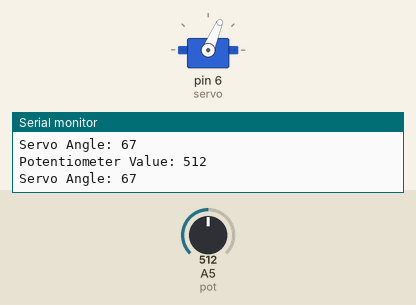
Recording of a sketch running on a simulated Arduino Uno, built with avr-gcc and run on an emulated ATmega328P. Parts: servo, the last lines printed to the serial monitor. Inputs (shaded band) come from the test bench; at power-on: A5 (pot) = 512.

Above: at 1.3 s.
1.4 s: A5 (pot) set to 716
At 2.5 s:
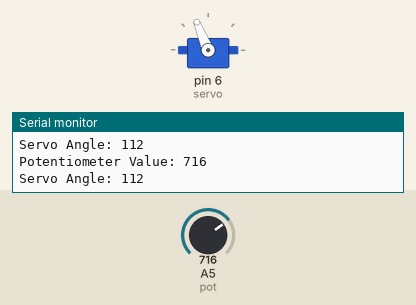
3.0 s: A5 (pot) set to 900
At 3.7 s:
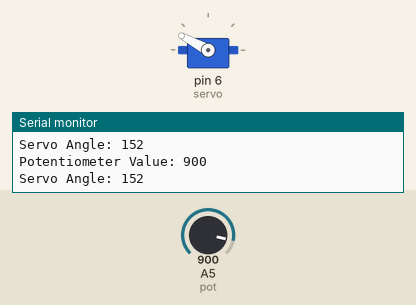
4.5 s: A5 (pot) set to 1023
At 5.0 s:
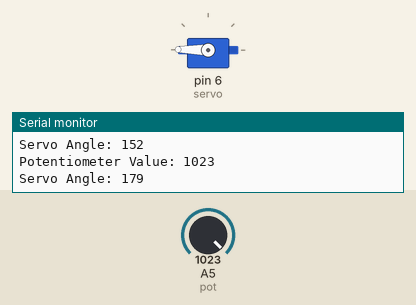
6.0 s: A5 (pot) set to 306
At 7.2 s:
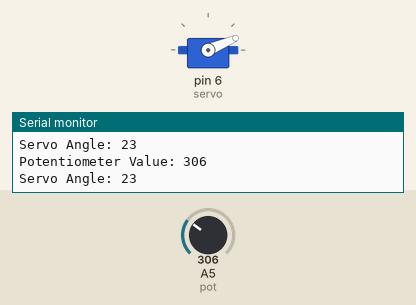
7.5 s: A5 (pot) set to 122
At 8.6 s:
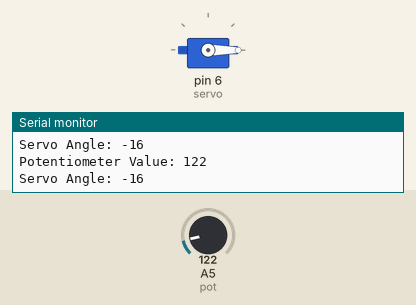
9.0 s: A5 (pot) set to 511
At 9.9 s:
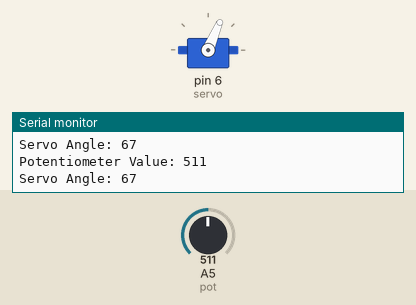
Timing chart, 0 to 11.5 s (numbered marks = the images above; inputs shaded):
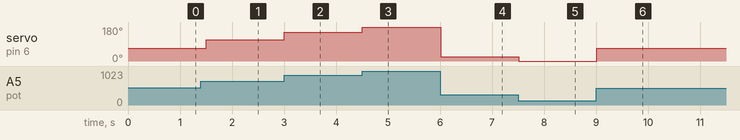

The sketch:

Pot_Servo.ino
```cpp
#include <Servo.h> //Import the servo library

Servo myServo;  //Servo class object
int servo = 6;  //Initialize the Servo motor pin
int servoAngle;

int pot = A5;   //Initialize the potentiometer pin
int potVal = 0;

void setup() {
  Serial.begin(9600);
  pinMode(pot, INPUT);    //Declare pot as INPUT
  myServo.attach(servo);  //Linking to the Arduino Uno’s PWM pin
  myServo.write(0);       //Initially the servo motor is set at 0°
}

void loop() {
  potVal = analogRead(pot);  //Read the input from the potentiometer pin
  Serial.print("Potentiometer Value: ");
  Serial.println(potVal);
  servoAngle = map(potVal, 200, 1023, 0, 179); //Map the potentiometer to match the servo angle
  Serial.print("Servo Angle: ");
  Serial.println(servoAngle);
  myServo.write(servoAngle);    //Finally write the mapped value to the servo for turning.
  delay(500);      //Give a delay of 500 milli seconds to stabilize the turn.
}
```

Measured:
- after the input at 1.4 s, servo on pin 6 (servo): 67° → 112° after 0.10 s
- after the input at 3.0 s, servo on pin 6 (servo): 112° → 152° at once
- after the input at 4.5 s, servo on pin 6 (servo): 152° → 179° at once
- after the input at 6.0 s, servo on pin 6 (servo): 179° → 23° at once
- after the input at 7.5 s, servo on pin 6 (servo): 23° → 0° at once
- after the input at 9.0 s, servo on pin 6 (servo): 0° → 67° at once
